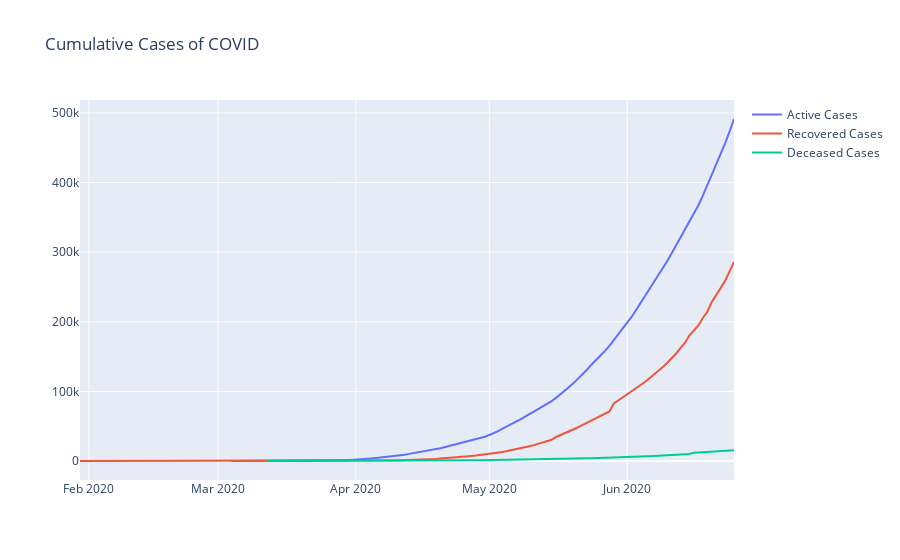

Notebook cell for this chart:
### Code cell
# Plot Cumulative case

fig = go.Figure()

fig.add_trace(
    go.Scatter(
        x=h_num.index,
        y=h_num.total_cases,
        name='Active Cases'
    ))
fig.add_trace(
    go.Scatter(
        x=r_num.index,
        y=r_num.total_cases,
        name='Recovered Cases'
    ))
fig.add_trace(
    go.Scatter(
        x=d_num.index,
        y=d_num.total_cases,
        name='Deceased Cases'
    ))
fig.update_layout(title="Cumulative Cases of COVID")
fig.show()
fig.write_html("plots/cumulative_cases_total.html")
